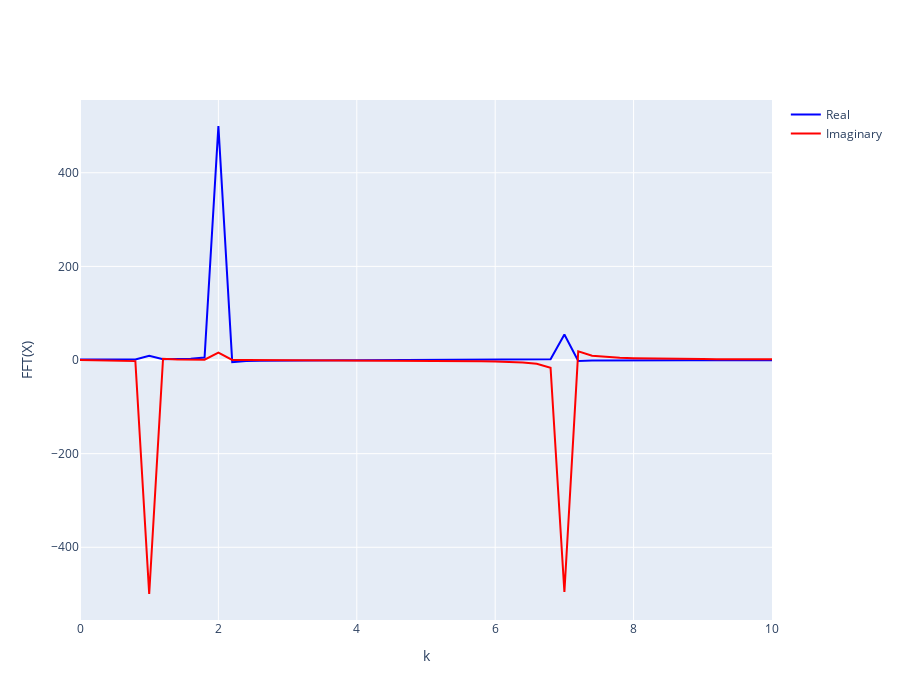

The code cell stored with this chart in its notebook:
### Code cell
transform_ex = np.fft.rfft(y, axis=0)

n = y.size
timestep = 1 / n

freq_ex = np.fft.rfftfreq(n, timestep)

fig = go.Figure()
fig.add_trace(go.Line(x=1/5*freq_ex, y=transform_ex.real, marker=dict(color='blue'), name='Real'))
fig.add_trace(go.Line(x=1/5*freq_ex, y=transform_ex.imag, marker=dict(color='red'), name='Imaginary'))

fig.update_xaxes(range=[0, 10], title='k')
fig.update_yaxes(title='FFT(X)')
fig.update_layout(height=700)

fig.show()

### Figure 1 — Plotly figure (JSON) as saved in the notebook; plotly's stock layout.template omitted (floating-point values rounded to 4 significant figures; data arrays with more than 128 entries replaced by an {"elided": "..."} marker saying what was removed)
{"data": [{"marker": {"color": "blue"}, "name": "Real", "type": "scatter", "x": {"elided": "501 float values"}, "y": {"elided": "501 float values"}}, {"marker": {"color": "red"}, "name": "Imaginary", "type": "scatter", "x": {"elided": "501 float values"}, "y": {"elided": "501 float values"}}], "layout": {"height": 700, "xaxis": {"range": [0, 10], "title": {"text": "k"}}, "yaxis": {"title": {"text": "FFT(X)"}}}}
